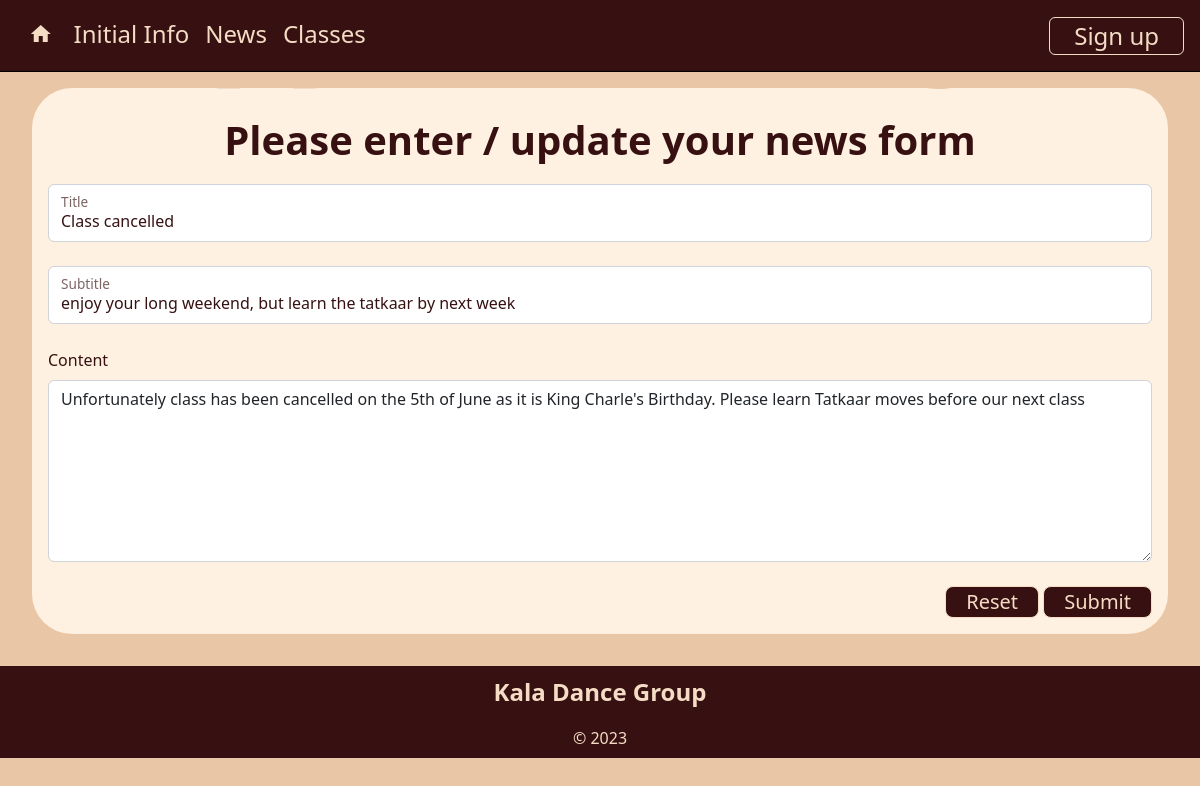
/news_cud?id=2&task=update, run on the app's committed database.
### tables this page shows
CREATE TABLE news(
    news_id integer primary key autoincrement,
    title text not null unique,
    subtitle text not null unique,
    content text not null unique,
    newsdate date not null,
    member_id integer not null,
    foreign key(member_id) references member(member_id)
);

### server.py (the view, shortened to what this page needs)
@app.route('/news_cud', methods=["GET", "POST"])
def news_cud():
    data = request.args
    required_keys = ['id', 'task']
    for k in required_keys:
        if k not in data.keys():
            message = "do not know what to do with create, read, update on news (key not present)"
            return render_template("error.html", message=message)
    if request.method == "GET":
        if data['task'] == 'delete':
            sql = "delete from news where news_id = ?"
            values_tuple = (data['id'],)
            result = run_commit_query(sql, values_tuple, db_path)
            print("delete")
            print(result)
            return redirect(url_for('news'))
        elif data['task'] == 'update':
            sql = """ select title, subtitle, content from news where news_id=? """
            values_tuple = (data['id'],)
            result = run_search_query_tuples(sql, values_tuple, db_path, True)
            result = result[0]
            return render_template("news_cud.html",
                                   **result,
                                   id=data['id'],
                                   task=data['task'])
        elif data['task'] == 'add':
            temp = {'title':'test title', 'subtitle':'test subtitle', 'content':'test content'}
            return render_template("news_cud.html",
                                   id=0,
                                   task=data['task'],
                                   **temp)
        else:
            message = "Unrecognised task coming from news page"
            return render_template("error.html", message=message)
    return render_template("news_cud.html")

### db_function.py (called while the page is built)
def run_search_query_tuples(sql_query,values_tuple, file_path, rowfactory=False):
    result = None
    try:
        db = sqlite3.connect(file_path)
        if rowfactory:
            db.row_factory = sqlite3.Row
        cursor = db.cursor()
        cursor.execute(sql_query,values_tuple)
        result = cursor.fetchall()
        cursor.close()
    except sqlite3.Error as error:
        print("Error running search query tuples: {}".format(error))
        return None
    db.close()
    if result is None:
        print("No search values were found")
    return result

### templates/news_cud.html (shortened to what this page needs)
{% extends "layout.html" %}
{% block content %}
<br>
<div class="container_round p-3">
    <h2>Please enter / update your news form</h2>
    <form action="{{ url_for('news_cud', id=id, task=task) }}" method="POST">
        <div class="form-floating">
            <input type="text" class="form-control" id="title" name="title" placeholder=" " value="{{title}}" required>
            <label for="title" class="form-label">Title </label>
        </div>
        <br>
        <div class="form-floating">
            <input type="text" class="form-control" id="subtitle" name="subtitle" placeholder=" " value="{{subtitle}}" required>
            <label for="subtitle" class="form-label">Subtitle </label>
        </div>
        <br>
        <div>
            <label for="content" class="form-label">Content </label>
            <textarea id="content" class="form-control" name="content" rows="7" placeholder="e.g Performance tomorrow..." required>{{content}}</textarea>
        </div>
        <br>
        <div class="text-end">
            <button type="reset" class="btn btn-lg btn-outline">Reset</button>
            <button type="submit" class="btn btn-lg btn-outline">Submit</button>
        </div>
    </form>
</div>
{% endblock %}

### static/StyleSheet.css (style rules this page uses)
:root { --beige: rgb(233, 198, 165); --almond: rgb(255, 241, 225); --light-beige: rgb(245, 220, 197); --maroon: rgb(55, 17, 18); --light-maroon: rgb(88, 23, 24); }
body { font-family: 'Noto Sans', sans-serif; font-size: 100%; background-color: var(--beige); }
.btn { background-color: var(--maroon); color: var(--light-beige); }
.btn-outline { border: 1px solid var(--light-beige); padding: 0em 1em; }
h2 { font-size: 2.5em; text-align: center; font-weight: 600; padding: 0.3em 0; color: var(--maroon); }
.container_round { border: 0px solid blue; background-color: var(--almond); padding: 2em 2em; margin-bottom: 2em; margin-top: 2em; margin-left: 2em; margin-right: 2em; border-radius: 40px; }
label, input[type='text'], input[type='email'], input[type='tel'], textarea { font-size: 1em !important; color: var(--maroon); }

### data on the page
news: title "Class cancelled", subtitle "enjoy your long weekend, but learn the tatkaar by next week", content "Unfortunately class has been cancelled on the 5th of June as it is King Charle's Birthday. Please learn Tatkaar moves before our next class"
